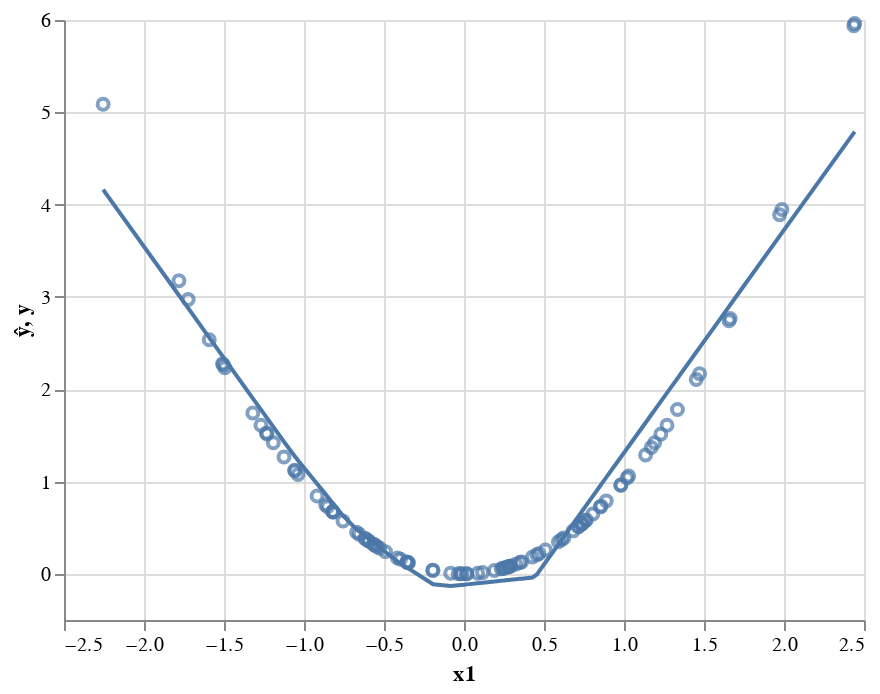

Notebook code for this chart:
### Code cell
preds = pd.DataFrame({'ŷ':ŷ.detach().numpy()[:,0], 'y':y[:,0], 'x1':x[:,0]})
(alt.Chart(preds).mark_line().encode(x='x1', y='ŷ') + 
alt.Chart(preds).mark_point().encode(x='x1', y='y'))

### Figure 1 — Vega-Lite specification as saved in the notebook (floating-point values rounded to 4 significant figures)
{"$schema": "https://vega.github.io/schema/vega-lite/v3.4.0.json", "config": {"mark": {"tooltip": null}, "view": {"height": 300, "width": 400}}, "data": {"name": "data-4f7a4928f4ab93800fd5b2bea50b6fde"}, "datasets": {"data-4f7a4928f4ab93800fd5b2bea50b6fde": [{"x1": 1.029, "y": 1.059, "ŷ": 1.383}, {"x1": 0.3599, "y": 0.1295, "ŷ": -0.05229}, {"x1": -0.5575, "y": 0.3108, "ŷ": 0.3276}, {"x1": -0.5682, "y": 0.3229, "ŷ": 0.3422}, {"x1": -1.059, "y": 1.122, "ŷ": 1.276}, {"x1": 1.229, "y": 1.512, "ŷ": 1.866}, {"x1": -0.6161, "y": 0.3796, "ŷ": 0.4074}, {"x1": -0.5266, "y": 0.2773, "ŷ": 0.2856}, {"x1": 1.192, "y": 1.42, "ŷ": 1.774}, {"x1": -1.782, "y": 3.175, "ŷ": 3.018}, {"x1": -1.32, "y": 1.742, "ŷ": 1.902}, {"x1": -0.03583, "y": 0.001284, "ŷ": -0.1236}, {"x1": 0.292, "y": 0.08528, "ŷ": -0.06453}, {"x1": -0.8524, "y": 0.7267, "ŷ": 0.8351}, {"x1": 0.7167, "y": 0.5137, "ŷ": 0.6273}, {"x1": 0.7138, "y": 0.5096, "ŷ": 0.6202}, {"x1": 0.9797, "y": 0.9598, "ŷ": 1.263}, {"x1": 0.8566, "y": 0.7337, "ŷ": 0.966}, {"x1": 0.2502, "y": 0.06261, "ŷ": -0.07207}, {"x1": 0.8054, "y": 0.6486, "ŷ": 0.8423}, {"x1": 0.4555, "y": 0.2075, "ŷ": -0.006503}, {"x1": 1.135, "y": 1.288, "ŷ": 1.637}, {"x1": -1.724, "y": 2.972, "ŷ": 2.878}, {"x1": -0.3486, "y": 0.1215, "ŷ": 0.05948}, {"x1": -1.494, "y": 2.233, "ŷ": 2.323}, {"x1": -0.6549, "y": 0.4289, "ŷ": 0.4602}, {"x1": -0.8213, "y": 0.6745, "ŷ": 0.7686}, {"x1": -0.4908, "y": 0.2409, "ŷ": 0.2369}, {"x1": 0.5088, "y": 0.2588, "ŷ": 0.1227}, {"x1": -0.6183, "y": 0.3822, "ŷ": 0.4103}, {"x1": -0.6714, "y": 0.4507, "ŷ": 0.4825}, {"x1": 0.4277, "y": 0.1829, "ŷ": -0.04007}, {"x1": 0.5902, "y": 0.3483, "ŷ": 0.3202}, {"x1": 1.019, "y": 1.038, "ŷ": 1.357}, {"x1": 1.17, "y": 1.37, "ŷ": 1.723}, {"x1": 0.264, "y": 0.06967, "ŷ": -0.06959}, {"x1": -0.8164, "y": 0.6665, "ŷ": 0.7582}, {"x1": 0.624, "y": 0.3894, "ŷ": 0.4023}, {"x1": -2.255, "y": 5.087, "ŷ": 4.163}, {"x1": -1.269, "y": 1.61, "ŷ": 1.778}, {"x1": 0.2424, "y": 0.05876, "ŷ": -0.07348}, {"x1": -0.348, "y": 0.1211, "ŷ": 0.05889}, {"x1": 2.442, "y": 5.962, "ŷ": 4.79}, {"x1": 1.973, "y": 3.891, "ŷ": 3.659}, {"x1": -0.01391, "y": 0.0001934, "ŷ": -0.1197}, {"x1": -0.3584, "y": 0.1285, "ŷ": 0.07044}, {"x1": -0.397, "y": 0.1576, "ŷ": 0.1133}, {"x1": 1.334, "y": 1.78, "ŷ": 2.118}, {"x1": -0.3555, "y": 0.1264, "ŷ": 0.06719}, {"x1": 0.7377, "y": 0.5442, "ŷ": 0.6782}, {"x1": -0.5423, "y": 0.294, "ŷ": 0.3069}, {"x1": 1.987, "y": 3.948, "ŷ": 3.693}, {"x1": 0.349, "y": 0.1218, "ŷ": -0.05425}, {"x1": 0.7647, "y": 0.5848, "ŷ": 0.7437}, {"x1": 0.7353, "y": 0.5406, "ŷ": 0.6722}, {"x1": 0.6822, "y": 0.4654, "ŷ": 0.5434}, {"x1": 0.08545, "y": 0.007302, "ŷ": -0.1018}, {"x1": 1.663, "y": 2.767, "ŷ": 2.912}, {"x1": 0.01721, "y": 0.0002961, "ŷ": -0.1141}, {"x1": 0.7583, "y": 0.5751, "ŷ": 0.7281}, {"x1": -0.08335, "y": 0.006947, "ŷ": -0.1322}, {"x1": 1.656, "y": 2.743, "ŷ": 2.895}, {"x1": 1.269, "y": 1.61, "ŷ": 1.96}, {"x1": 0.3237, "y": 0.1048, "ŷ": -0.05882}, {"x1": -0.5965, "y": 0.3558, "ŷ": 0.3806}, {"x1": -1.192, "y": 1.42, "ŷ": 1.592}, {"x1": 0.9809, "y": 0.9622, "ŷ": 1.266}, {"x1": -0.1956, "y": 0.03825, "ŷ": -0.1104}, {"x1": -0.5958, "y": 0.3549, "ŷ": 0.3797}, {"x1": 0.6107, "y": 0.3729, "ŷ": 0.3699}, {"x1": -1.037, "y": 1.075, "ŷ": 1.229}, {"x1": -1.236, "y": 1.527, "ŷ": 1.698}, {"x1": -1.056, "y": 1.116, "ŷ": 1.27}, {"x1": 0.7373, "y": 0.5436, "ŷ": 0.6771}, {"x1": -0.1934, "y": 0.03742, "ŷ": -0.1128}, {"x1": 0.468, "y": 0.219, "ŷ": 0.02379}, {"x1": 0.1163, "y": 0.01352, "ŷ": -0.09622}, {"x1": 0.2741, "y": 0.07515, "ŷ": -0.06776}, {"x1": 0.8892, "y": 0.7907, "ŷ": 1.045}, {"x1": 0.2842, "y": 0.08076, "ŷ": -0.06595}, {"x1": -1.509, "y": 2.277, "ŷ": 2.358}, {"x1": 0.1904, "y": 0.03625, "ŷ": -0.08286}, {"x1": 1.451, "y": 2.106, "ŷ": 2.401}, {"x1": -0.8204, "y": 0.673, "ŷ": 0.7666}, {"x1": -1.125, "y": 1.266, "ŷ": 1.431}, {"x1": 2.437, "y": 5.937, "ŷ": 4.778}, {"x1": -1.505, "y": 2.264, "ŷ": 2.348}, {"x1": 0.01511, "y": 0.0002283, "ŷ": -0.1145}, {"x1": 0.2808, "y": 0.07885, "ŷ": -0.06656}, {"x1": -0.5584, "y": 0.3118, "ŷ": 0.3288}, {"x1": -0.4159, "y": 0.173, "ŷ": 0.135}, {"x1": 0.8517, "y": 0.7253, "ŷ": 0.9542}, {"x1": -0.7563, "y": 0.572, "ŷ": 0.6299}, {"x1": -1.592, "y": 2.535, "ŷ": 2.56}, {"x1": -0.8646, "y": 0.7475, "ŷ": 0.861}, {"x1": 1.472, "y": 2.168, "ŷ": 2.451}, {"x1": 0.2327, "y": 0.05413, "ŷ": -0.07524}, {"x1": -0.9184, "y": 0.8435, "ŷ": 0.9759}, {"x1": -0.0211, "y": 0.0004452, "ŷ": -0.121}, {"x1": -1.231, "y": 1.515, "ŷ": 1.686}]}, "layer": [{"encoding": {"x": {"field": "x1", "type": "quantitative"}, "y": {"field": "ŷ", "type": "quantitative"}}, "mark": "line"}, {"encoding": {"x": {"field": "x1", "type": "quantitative"}, "y": {"field": "y", "type": "quantitative"}}, "mark": "point"}]}
